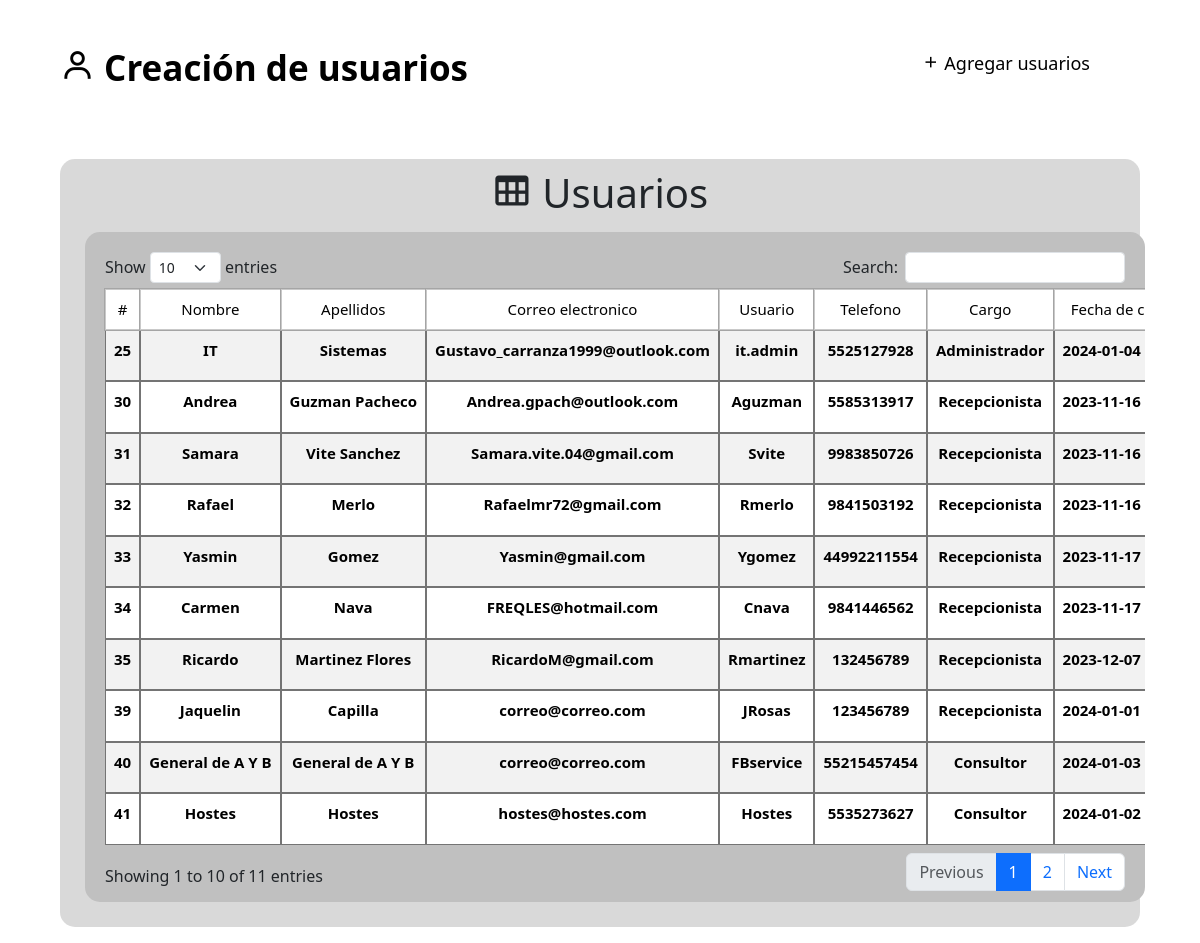
The page /Vistas/Views/Administrador/Usuarios.php (signed in) on the database its author committed.
### tables this page shows
CREATE TABLE `usuarios` (
  `id_usuario` int(45) NOT NULL,
  `nombre` varchar(45) NOT NULL,
  `apellidos` varchar(45) NOT NULL,
  `correo` varchar(45) NOT NULL,
  `usuario` varchar(45) NOT NULL,
  `clave` varchar(255) NOT NULL,
  `telefono` bigint(100) NOT NULL,
  `rol_usuario` int(45) NOT NULL,
  `fecha_creacion` timestamp NOT NULL DEFAULT current_timestamp() ON UPDATE current_timestamp()
);

CREATE TABLE `roles` (
  `id_rol` int(45) NOT NULL,
  `nombre_rol` varchar(45) NOT NULL
);

### Vistas/Views/Administrador/Usuarios.php (the view, shortened to what this page needs)
<!DOCTYPE html>
<html lang="en">
<head>
    <link rel="stylesheet" href="../../css/sidebarr.css">
    <link rel="stylesheet" href="../../css/tablas_formularios.css">
    <link rel="stylesheet" href="../../css/nombres_generales.css">
    <link rel="stylesheet" href="https://cdnjs.cloudflare.com/ajax/libs/twitter-bootstrap/5.3.0/css/bootstrap.min.css">
    <link rel="stylesheet" href="https://cdn.datatables.net/1.13.7/css/dataTables.bootstrap5.min.css">
    <link rel="stylesheet" href="https://cdn.datatables.net/responsive/2.5.0/css/responsive.bootstrap5.min.css">
    <link href="https://cdn.jsdelivr.net/npm/bootstrap@5.3.2/dist/css/bootstrap.min.css" rel="stylesheet">
    <link href='https://unpkg.com/boxicons@2.1.4/css/boxicons.min.css' rel='stylesheet'>
</head>
<body>
    <nav class="nav containeer">
            <div class="nav_logo">
                <a href="Bienvenida_administrador.php"><h3 class="nav_titulo"><i class="bx bx-user"></i> Creación de usuarios</h3></a>
            </div>
            <ul class="nav_link nav_link--menu">
                <li class="nav_opciones">
                    <button type="submit" class="nav_links" data-bs-toggle="modal" data-bs-target="#usuarios"><i class="bx bx-plus"></i> Agregar usuarios </button>
                </li>
            </ul>
        </nav>
    <?php include("../Views_modals/Administrador/Modal_usuarios.php");?>
    <section class="contenido_tabla">
            <h2><i class="bx bx-table"></i> Usuarios</h2>
            <div class="tabla">
            <table id="tablas_generales" class="table table-striped nowrap" style="width:100%">
        <thead>
            <tr>
                <th class="text-center">#</th>
                <th class="text-center">Nombre</th>
                <th class="text-center">Apellidos</th>
                <th class="text-center">Correo electronico</th>
                <th class="text-center">Usuario</th>
                <th class="text-center">Telefono</th>
                <th class="text-center">Cargo</th>
                <th class="text-center">Fecha de creación</th>
            </tr>
        </thead>
        <tbody>
            <?php
            include('../../../Modelos/Base/base_datos.php');
            $consulta = $conexion->query("SELECT * FROM usuarios u INNER JOIN roles r ON u.rol_usuario = r.id_rol");
            foreach($consulta as $usuarios){
                ?>
                <tr>
                    <td><?php echo $usuarios['id_usuario']; ?></td>
                    <td><?php echo $usuarios['nombre']; ?></td>
                    <td><?php echo $usuarios['apellidos']; ?></td>
                    <td><?php echo $usuarios['correo']; ?></td>
                    <td><?php echo $usuarios['usuario']; ?></td>
                    <td><?php echo $usuarios['telefono']; ?></td>
                    <td><?php echo $usuarios['nombre_rol']; ?></td>
                    <td><?php echo $usuarios['fecha_creacion']; ?></td>
                    <?php include("../Views_modals/Administrador/Modal_usuarios.php");?>
                </tr>
            <?php
            }
            ?>
    </section>
</body>
</html>

### Vistas/css/sidebarr.css (style rules this page uses)
.containeer { width: 90%; margin: 0 auto; padding: 2.5rem; overflow: hidden; }
.nav { height: 100%; display: flex; align-items: center; }
.nav_titulo { font-weight: bolder; color: #000; font-size: 35px; }
.nav_logo a { text-decoration: none; transition: .5s; }
.nav_link { margin-left: auto; padding: 0; display: grid; grid-auto-flow: column; grid-auto-columns: max-content; gap: 1em; }
.nav_opciones { list-style: none; }
.nav_links { background: none; padding: 10px; border: none; border-radius: 10px; color:#000; text-decoration: none; transition: .8s; font-size: 18px; }

### Vistas/css/tablas_formularios.css (style rules this page uses)
.contenido_tabla { width: 90%; min-height: 750px; background: rgba(192, 192, 192, 0.6); padding: 10px; margin: 1rem auto; border-radius: 15px; }
.contenido_tabla h2 { text-align: center; font-size: 2.5rem; }
.tabla { background: rgb(192,192,192); border-radius: 15px; height: 670px; overflow-y: scroll; margin-top: 22px; margin: 15px; padding: 20px; }
.tabla { width: 100%; border-collapse: separate; border-spacing: 0px; }
.tabla th { position: sticky; top: 0px; background: rgba(24, 24, 24, 0.6); color: #fff; text-align: center; font-weight: normal; font-size: 15px; outline: 0.7px solid rgb(165, 165, 165); border: 1.5px solid rgb(201, 201, 201); }
.tabla th, .tabla td { padding: 15px; padding-top: 12px; padding-bottom: 12px; }
.tabla td { background-color: #fff; color: rgb(0,0,0); text-align: center; font-size: 15px; border: 1px solid rgba(24, 24, 24, 0.6); padding-left: 20px; font-weight: 600; }
@media (max-width: 1500px) { table th, table td { padding: 15px; padding-top: 5px; padding-bottom: 5px; } }

### rows shown on the page
usuarios: id_usuario "25", nombre "IT", apellidos "Sistemas", correo "Gustavo_carranza1999@outlook.com", usuario "it.admin", telefono "5525127928", roles.nombre_rol "Administrador", fecha_creacion "2024-01-04…"
usuarios: id_usuario "30", nombre "Andrea", apellidos "Guzman Pacheco", correo "Andrea.gpach@outlook.com", usuario "Aguzman", telefono "5585313917", roles.nombre_rol "Recepcionista", fecha_creacion "2023-11-16…"
usuarios: id_usuario "31", nombre "Samara", apellidos "Vite Sanchez", correo "Samara.vite.04@gmail.com", usuario "Svite", telefono "9983850726", roles.nombre_rol "Recepcionista", fecha_creacion "2023-11-16…"
usuarios: id_usuario "32", nombre "Rafael", apellidos "Merlo", correo "Rafaelmr72@gmail.com", usuario "Rmerlo", telefono "9841503192", roles.nombre_rol "Recepcionista", fecha_creacion "2023-11-16…"
usuarios: id_usuario "33", nombre "Yasmin", apellidos "Gomez", correo "Yasmin@gmail.com", usuario "Ygomez", telefono "44992211554", roles.nombre_rol "Recepcionista", fecha_creacion "2023-11-17…"
usuarios: id_usuario "34", nombre "Carmen", apellidos "Nava", correo "FREQLES@hotmail.com", usuario "Cnava", telefono "9841446562", roles.nombre_rol "Recepcionista", fecha_creacion "2023-11-17…"
usuarios: id_usuario "35", nombre "Ricardo", apellidos "Martinez Flores", correo "RicardoM@gmail.com", usuario "Rmartinez", telefono "132456789", roles.nombre_rol "Recepcionista", fecha_creacion "2023-12-07…"
usuarios: id_usuario "39", nombre "Jaquelin", apellidos "Capilla", correo "correo@correo.com", usuario "JRosas", telefono "123456789", roles.nombre_rol "Recepcionista", fecha_creacion "2024-01-01…"
usuarios: id_usuario "40", nombre "General de A Y B", apellidos "General de A Y B", correo "correo@correo.com", usuario "FBservice", telefono "55215457454", roles.nombre_rol "Consultor", fecha_creacion "2024-01-03…"
usuarios: id_usuario "41", nombre "Hostes", apellidos "Hostes", correo "hostes@hostes.com", usuario "Hostes", telefono "5535273627", roles.nombre_rol "Consultor", fecha_creacion "2024-01-02…"
